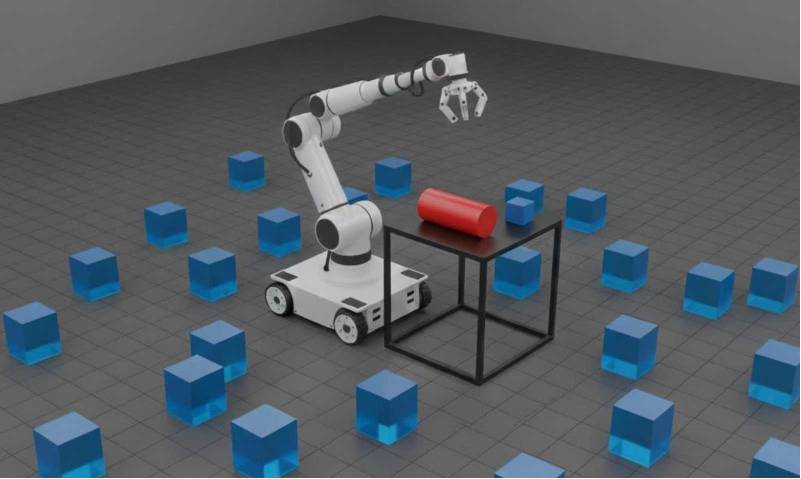
#> input picture imgs/Illustration.jpg, 1601 x 957 px (shown at 1/2 size)
$ python -i perception.py   (imports and definitions only)
#> lines starting #> are read from the running program, lines starting #| are printed output that depends on the picture; after the words box and inside, x2 and y2 are one past the last pixel; in counts of white or black regions, pixels touching at a corner belong together
#> further down, picture is the input picture: shape (957, 1601, 3); mean B, G, R 97.2, 90.8, 83
import numpy as np
import cv2
SCENE_OBJECTS = {
    'table':      {'rgb': [0.5, 0.3, 0.1], 'type': 'plane',    'dims': [1.5, 0.8, 0.625]},
    'target':     {'rgb': [1.0, 0.0, 0.0], 'type': 'cylinder', 'dims': [0.04, 0.04, 0.12]},
    'blue_obs':   {'rgb': [0.0, 0.0, 1.0], 'type': 'cube',     'dims': [0.4, 0.4, 0.4]},
    'pink_obs':   {'rgb': [1.0, 0.75, 0.8],'type': 'cube',     'dims': [0.4, 0.4, 0.4]},
    'orange_obs': {'rgb': [1.0, 0.64, 0.0],'type': 'cube',     'dims': [0.4, 0.4, 0.4]},
    'yellow_obs': {'rgb': [1.0, 1.0, 0.0], 'type': 'cube',     'dims': [0.4, 0.4, 0.4]},
    'black_obs':  {'rgb': [0.0, 0.0, 0.0], 'type': 'cube',     'dims': [0.4, 0.4, 0.4]},
}
COLOR_RANGES_HSV = {
    'red':    [(np.array([0,   150, 100]), np.array([10,  255, 255])),
               (np.array([170, 150, 100]), np.array([180, 255, 255]))],
    'brown':  [(np.array([10,  80,  30]),  np.array([25,  180, 180]))],
    'blue':   [(np.array([100, 150, 80]),  np.array([130, 255, 255]))],
    'pink':   [(np.array([140, 60,  120]), np.array([170, 255, 255]))],
    'orange': [(np.array([8,   220, 180]), np.array([14,  255, 255]))],
    'yellow': [(np.array([25,  150, 120]), np.array([35,  255, 255]))],
    'black':  [(np.array([0,   0,   0]),   np.array([180, 60,  40]))],
}
OBSTACLE_COLORS = {'blue', 'pink', 'orange', 'yellow', 'black'}
CAM_WIDTH   = 320
CAM_HEIGHT  = 240
CAM_FOV_DEG = 60                  # Camera field of view in degrees
CAM_NEAR    = 0.1                 # Near clipping plane
CAM_FAR     = 10.0                # Far clipping plane
class SiftFeatureExtractor:
    def __init__(self):
        self.sift = cv2.SIFT_create()
    # [23 lines left out: functions compute_sift, match_and_classify, not called in this run]
def edge_contour_segmentation(rgb_image, min_contour_area=500, ratio_threshold=5.0):
#> called with min_contour_area = 500, ratio_threshold = 5
    gray    = cv2.cvtColor(rgb_image, cv2.COLOR_BGR2GRAY) if len(rgb_image.shape) > 2 else rgb_image
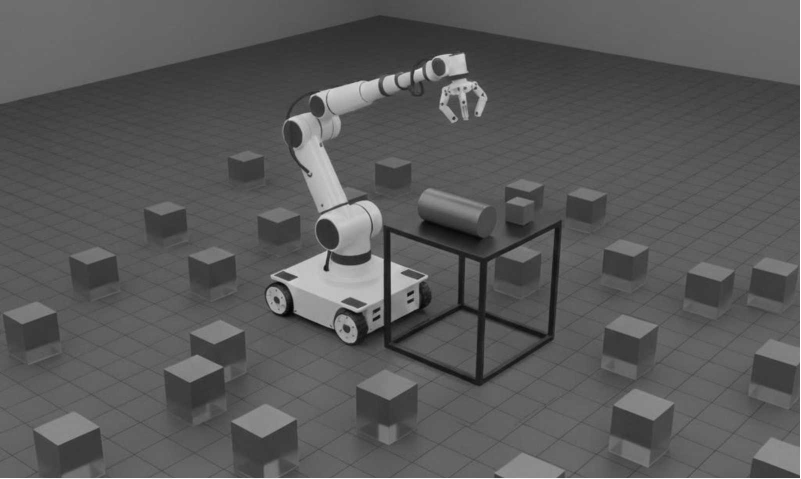
#> gray: shape (957, 1601) (shown at 1/2 size); min 0, max 255, mean 89.2
    blurred = cv2.GaussianBlur(gray, (5, 5), 0)                #Smooth
    edges   = cv2.Canny(blurred, 50, 150)                    # hysteresis: weak=50, strong=150
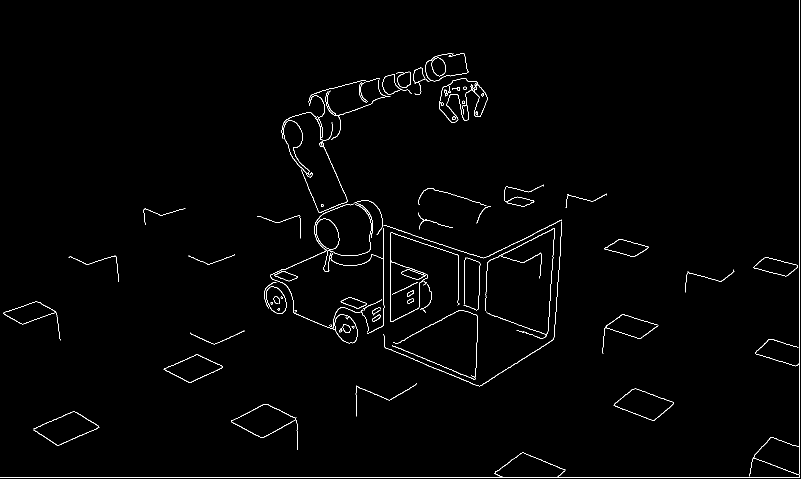
#> edges: shape (957, 1601) (shown at 1/2 size); 1.2% white in thin lines or dots
    contours, _ = cv2.findContours(edges.copy(), cv2.RETR_EXTERNAL, cv2.CHAIN_APPROX_SIMPLE)
#> contours = 78 contours, 27 with area under 20; largest, box (x1, y1, x2, y2) and area: (780, 464, 920, 644) 5800, (462, 808, 596, 900) 4630, (66, 822, 199, 891) 4608, (1227, 777, 1348, 842) 4158, (6, 603, 121, 681) 2466
    mask = np.zeros_like(gray, dtype=np.uint8)
    for cnt in contours:
        area = cv2.contourArea(cnt)
        if area < min_contour_area:
            continue
        x, y, w, h = cv2.boundingRect(cnt)
        ar = float(w) / h if h > 0 else 0
        if ar > ratio_threshold:                            # reject wide horizontal bands (table edge, floor)
            continue
        cv2.drawContours(mask, [cnt], -1, 255, thickness=cv2.FILLED)
#> this loop made 78 passes
#> area on passes 2, 6, 7, 8, 9, 10, 11, 13, 14, 15, 27, 28: 53.5, 49, 45, 36.5, 29.5, 78, 34, 48, 107, 96, 490.5, 25.5
#> (area, x, y, w, h, ar) on passes 3, 4, 5, 20, 22, 23: (4608.5, 66, 822, 133, 69, 1.93), (4630, 462, 808, 134, 92, 1.46), (4157.5, 1227, 777, 121, 65, 1.86), (2466.5, 6, 603, 115, 78, 1.47), (608, 681, 594, 53, 23, 2.3), (1613.5, 532, 573, 41, 55, 0.745)
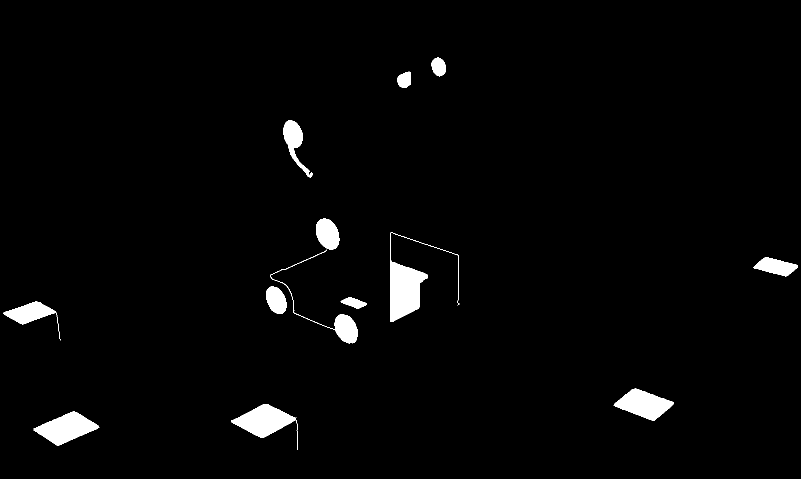
#> mask: shape (957, 1601) (shown at 1/2 size); 2.3% white; 13 white regions, largest, box (x1, y1, x2, y2) and area: (780, 464, 920, 644) 6256, (462, 808, 596, 900) 4824, (66, 822, 199, 891) 4743
    return mask, edges
# [27 lines left out: function detect_objects_by_color, not called in this run]

class RANSAC_Segmentation:
    # [109 lines left out: functions __init__, _fit_plane, _get_inliers, run, compute_pca, refine_cylinder_points and 2 more, not called in this run]

# PerceptionModule
class PerceptionModule:
    # [15 lines left out: functions __init__, build_knowledge_base, not called in this run]

    def classify_roi(self, roi_image):
        _, des = self.sift_extractor.compute_sift(roi_image)
        return self.sift_extractor.match_and_classify(des, self.knowledge_base)
    # [123 lines left out: functions _extract_mask_points, process_frame, not called in this run]

>>> import cv2
>>> picture = cv2.imread('../../imgs/Illustration.jpg')
>>> result = edge_contour_segmentation(picture)
